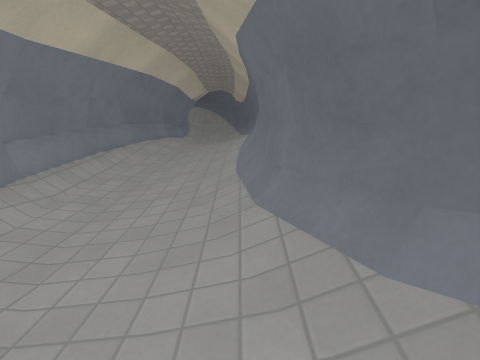
View 1 (above)

13 first-person views from a walk through a 3-D level made in the Godot game engine. The camera is 1.3 m above the floor, tilts 10° down and sees 85° across. The floor is counted in squares, 1 m on a side. Each view is taken from the middle of a square. On the plan, view 1 faces up. The plan holds only what a view shows up to about 13 squares ahead; the rest is blank. The place goes on beyond the plan. Surface patterns are stand-ins for the level's own textures.

View 2
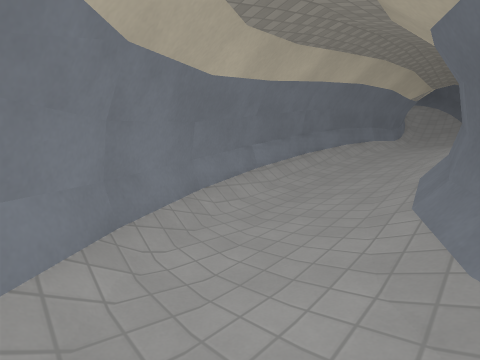

View 3
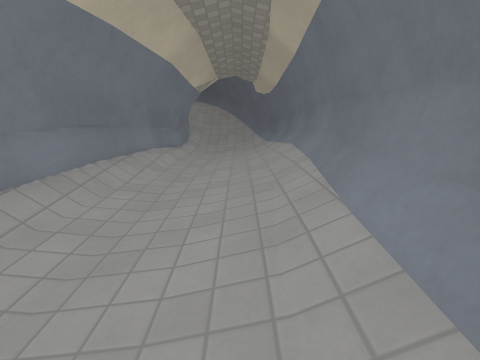

View 4
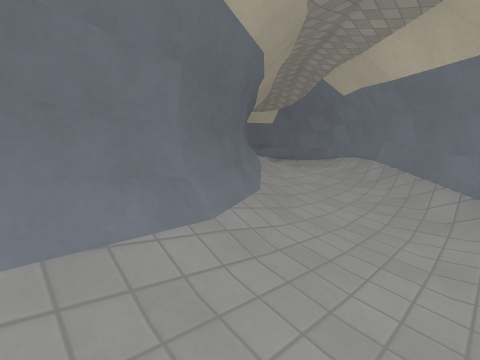

View 5
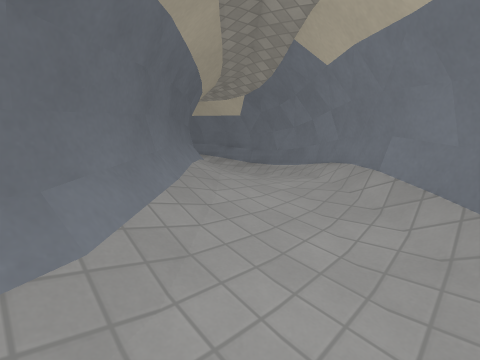

View 6
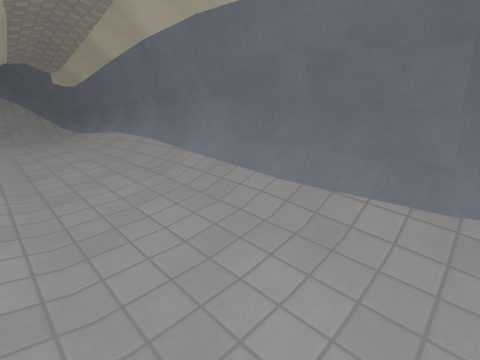

View 7
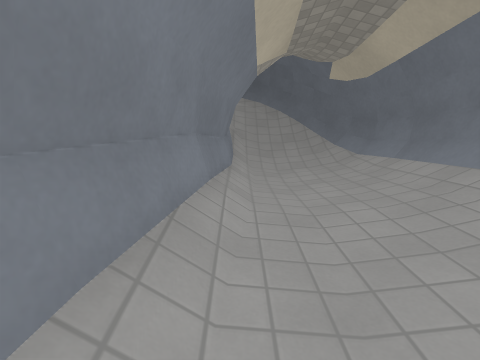

View 8
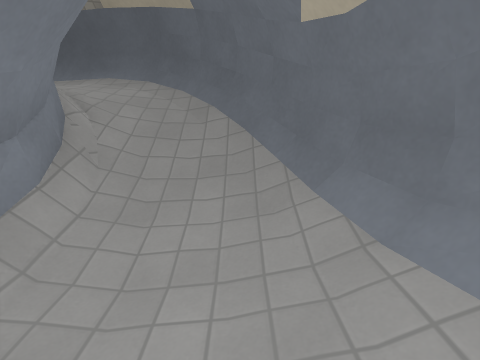

View 9
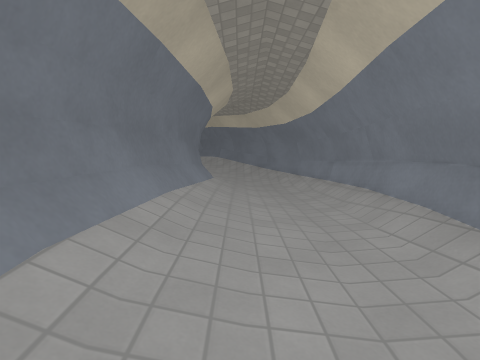

View 10
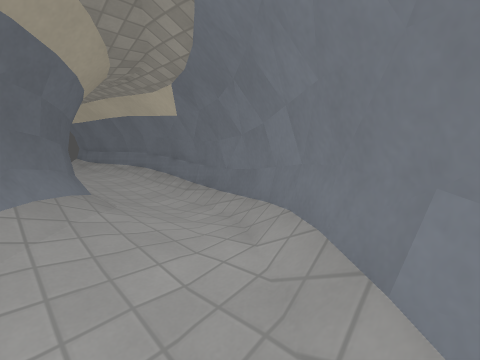

View 11
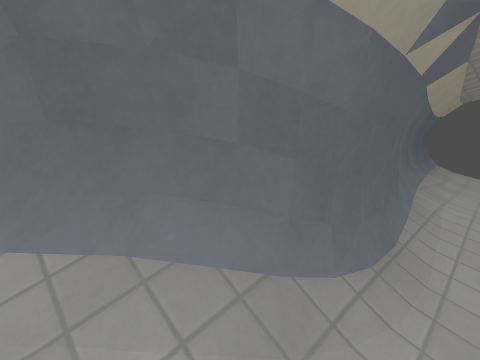

View 12
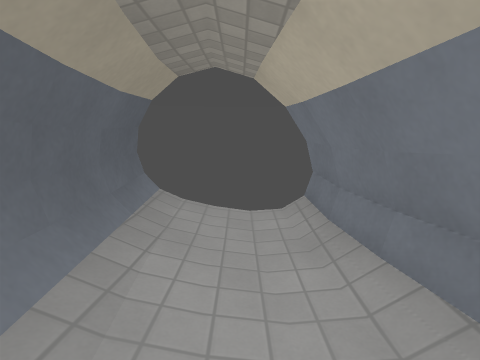

View 13
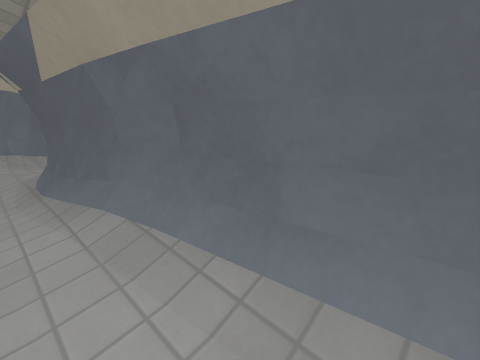

### Floor plan
Key: @ floor where view 1 was taken; # wall or solid block; . main floor; : floor 0.25 m higher than the main floor; - floor 0.25 m lower than the main floor; + floor 0.5 m higher than the main floor; * floor 0.75 m higher than the main floor; % floor 1 m higher than the main floor; / step, stairs or slope; = window, fence, low wall or low ledge.
Columns run from 4 left of view 1 to 14 right of it. Each row starts with its distance up from view 1.
 20  ###
 19  //#
 18 ##/##
 17  #//#
 16  #*/##
 15  #**##
 14  #**/#
 13 ##**/#
 12 ##**/#
 11 #*+*/#
 10 #++*=#
  9 #++*%#
  8 #::+##
  7 #::/#
  6 #.:/#
  5 #../#
  4 #../##
  3 #.-./#
  2 ##-./##
  1  #.-./#
  0  ##.@:##
 -1   ##.::##
 -2    ##/::###########
 -3     ###:....:.....
 -4       #############

Where each view was taken, in squares from view 1:
view 1: 0 up, 0 right, facing up
view 2: 1 down, 1 right, facing up-left
view 3: 5 up, 1 left, facing up
view 4: 5 up, 2 left, facing down-right
view 5: 2 up, 1 left, facing down-right
view 6: 3 up, 3 left, facing up-right
view 7: 9 up, 3 left, facing up
view 8: 14 up, 1 left, facing up
view 9: 14 up, 1 left, facing down
view 10: 1 down, 0 right, facing down-right
view 11: 3 down, 3 right, facing up-right
view 12: 3 down, 9 right, facing right
view 13: 3 down, 11 right, facing up-left
